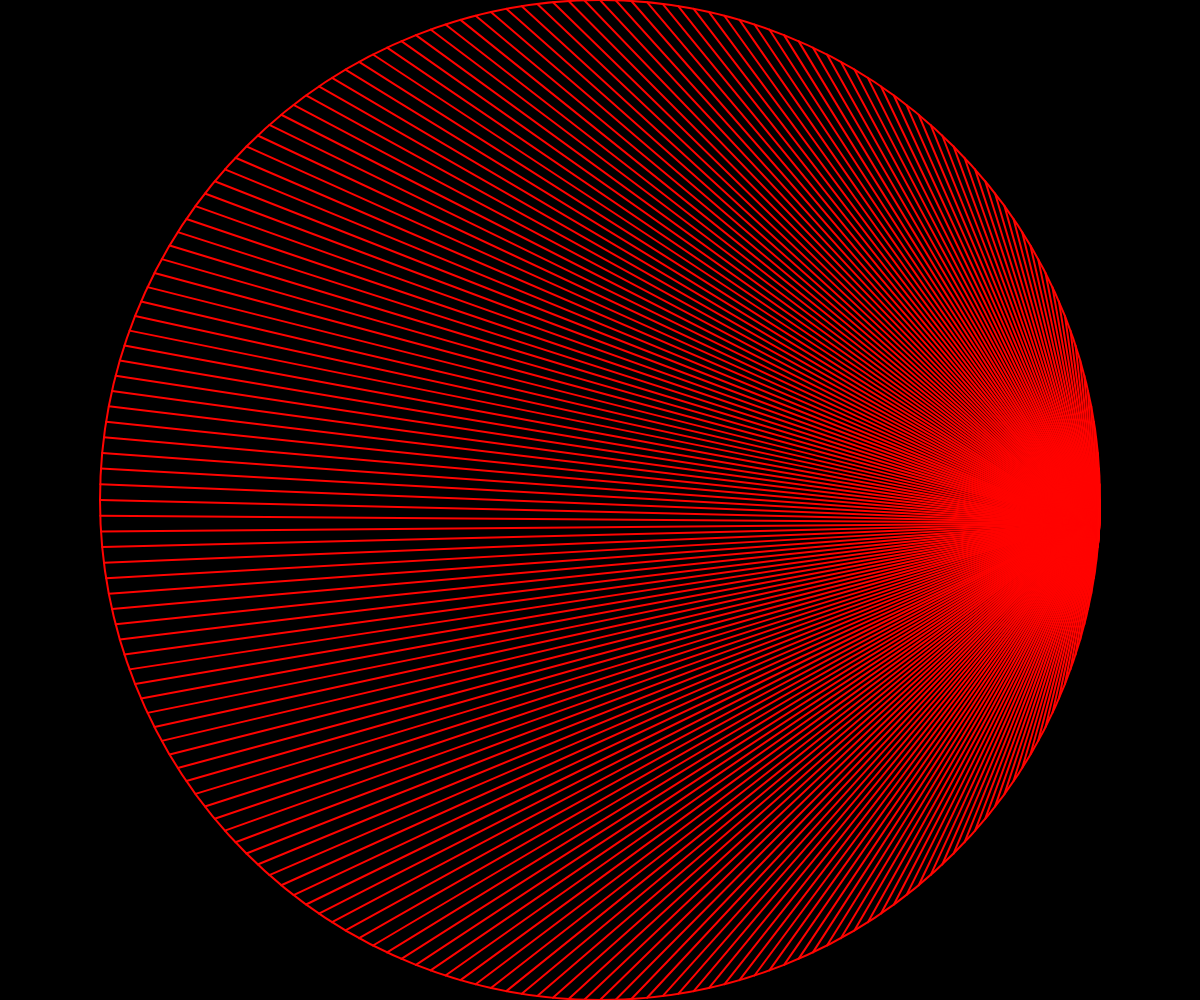
Frame 1 (no input)
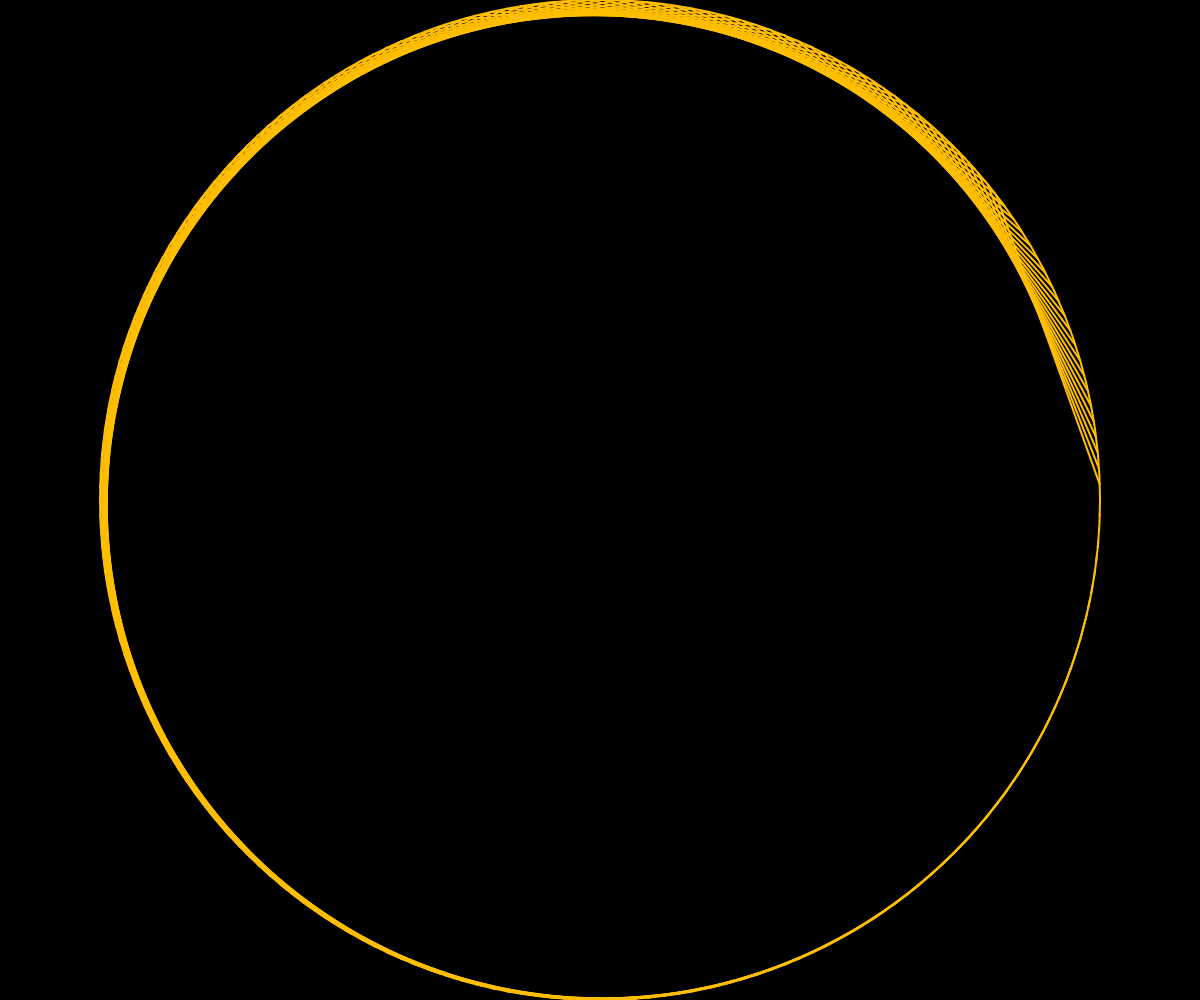
Frame 60 (no input)
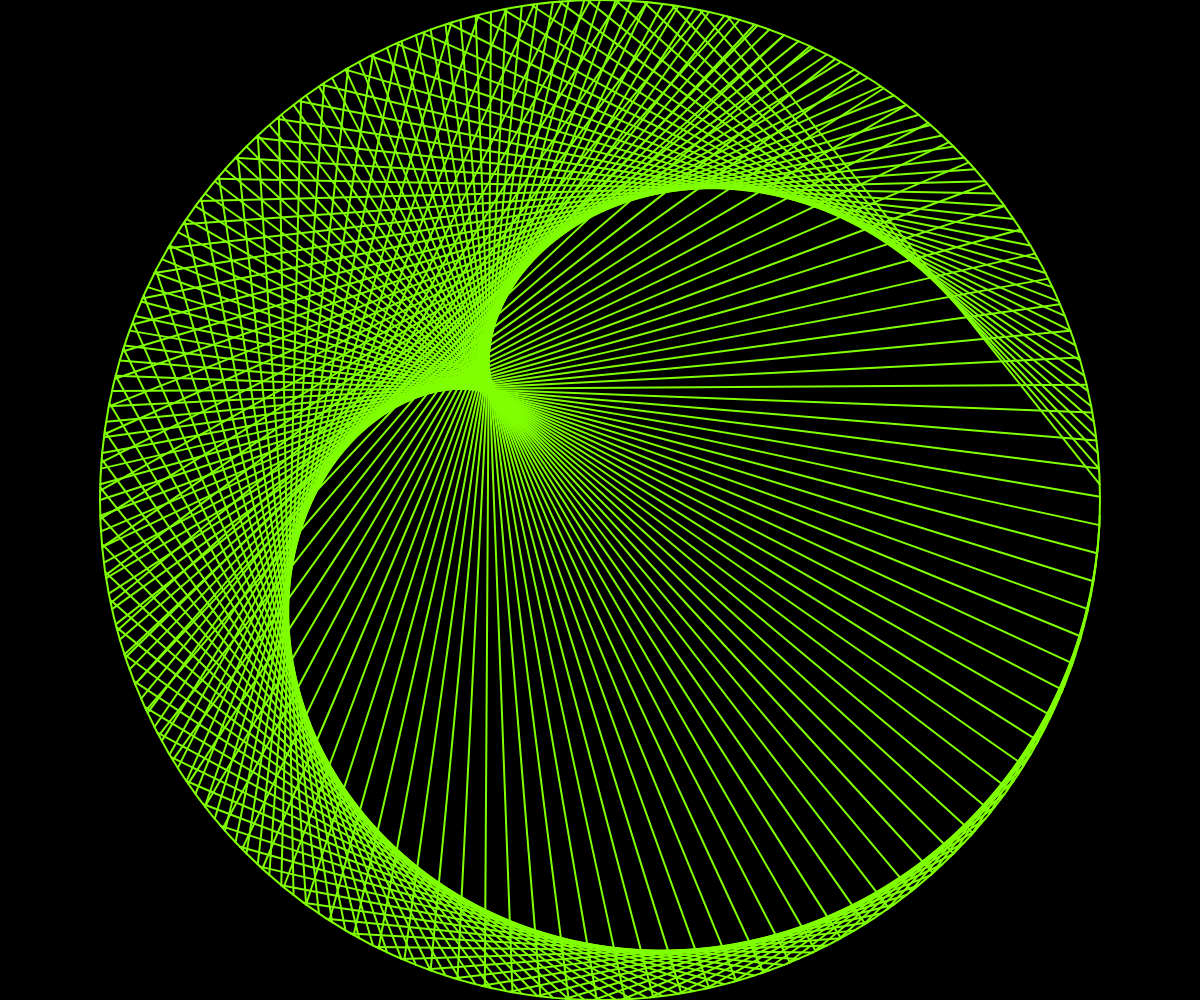
Frame 120 (the mouse pressed at the canvas centre since frame 60)

The p5.js sketch that drew these frames (run headless with seeded random() and noise() and a simulated clock; from frame 60 on, the mouse is pressed at the canvas centre):

// p5.js sketch
// ── sketch.js
let r;
let factor = 0

function setup() {
  createCanvas(windowWidth, windowHeight);
  r = height / 2;

  colorMode(HSB)
}

function getVector(index, total) {
  const angle = map(index % total, 0, total, 0, TWO_PI);
  const v = p5.Vector.fromAngle(angle);
  v.mult(r);
  return v;
}

function draw() {
  background(0);

  const total = 200;
  factor += 0.015;

  translate(width / 2, height / 2);

  // stroke(255, 150);
  stroke(factor * 50 % 256, 255, 255)
  strokeWeight(2);
  noFill();
  ellipse(0, 0, r * 2);

  for (let i = 0; i < total; i++) {
    const a = getVector(i, total);
    const b = getVector(i * factor, total);
    line(a.x, a.y, b.x, b.y);
  }
}
